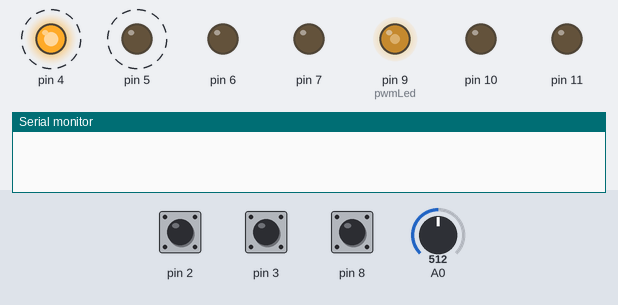
A sketch run on a simulated Arduino Uno, built with avr-gcc and run on an emulated ATmega328P. Shown: output pins drawn as LEDs (lit = HIGH), the last lines printed to the serial monitor. Dashed ring = blinking. The test bench sets the inputs (shaded band); at power-on: pin 3 HIGH, A0 = 512, pin 2 HIGH, pin 8 HIGH.

Above: at 1.2 s.
1.3 s: pin 3 pulled LOW for 0.15 s
At 1.5 s:
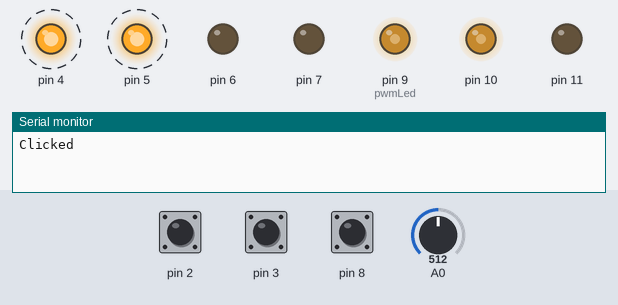
4.3 s: A0 set to 567
At 5.41 s:
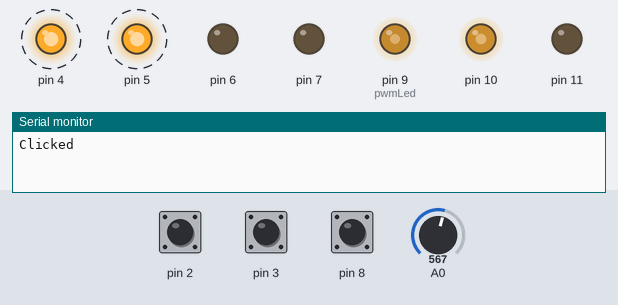
7.3 s: pin 2 pulled LOW for 0.15 s
At 9.87 s:
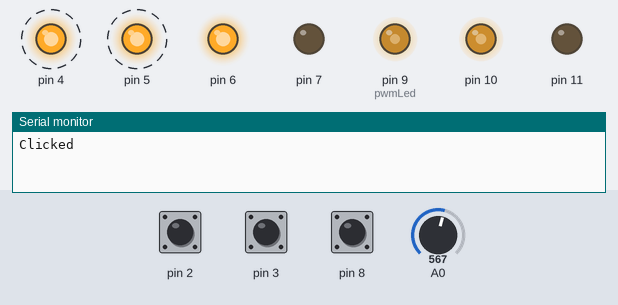
10.3 s: pin 8 pulled LOW for 0.15 s
At 11.55 s:
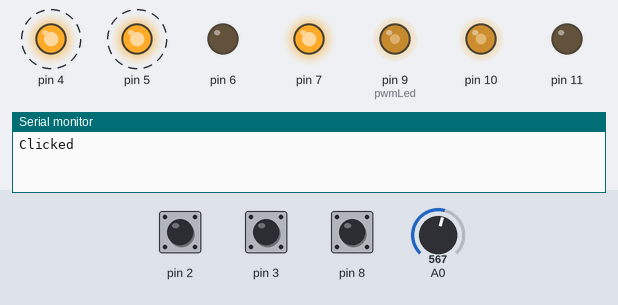
13.3 s: A0 set to 511
At 13.78 s:
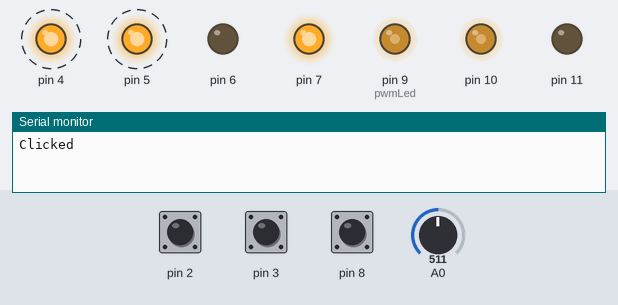
16.3 s: pin 2 pulled LOW for 1 s
At 17.1 s:
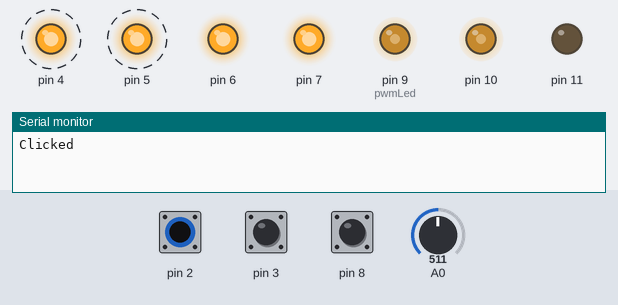
Timing chart, 0 to 20.3 s (numbered marks = the images above; inputs shaded):
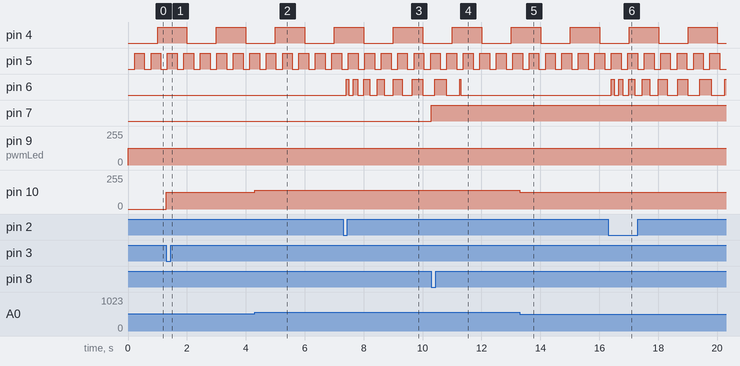

The sketch:

all_LED_s_rev1.ino
```cpp
unsigned long t, t1, t2, t3, v_time, lastBTNpress;
bool lightON_btn1 = false;
volatile unsigned long tBTN1;
volatile int btn_1 = HIGH;
volatile int btn_2 = HIGH;
int prevBTNstate = LOW, btn_state = LOW, buttonState = 0;
int run = 1, potRead = 0, pwmPot = 0, pwmLed = 9;

void setup(){
  Serial.begin(9600);

  for(int i=4; i<=11; i++)
    pinMode(i, OUTPUT);
  pinMode(2, INPUT_PULLUP);
  pinMode(3, INPUT_PULLUP);
  pinMode(8, INPUT_PULLUP);
  pinMode(A0, INPUT);

  t1 = millis();
  t2 = millis();
  t3 = millis();
  v_time = millis();

  //pin to listen to, function, FALLING/RISING - when to run the program or sth
  attachInterrupt(digitalPinToInterrupt(2), inter_btn1, FALLING);
  attachInterrupt(digitalPinToInterrupt(3), inter_btn2, FALLING);
}

void inter_btn1(){
  btn_1 = LOW;
  tBTN1 = millis();
}

void inter_btn2(){
  if(millis() - lastBTNpress > 50)
    btn_2 = LOW;
  lastBTNpress = millis();
}

void loop(){
  //two lights on auto
  t = millis();
  if(t-t1 > 223)
    digitalWrite(5, HIGH);
  if(t-t1 > 557){
    digitalWrite(5, LOW);
    t1 = t;
  }
  if(t-t2 > 1000)
    digitalWrite(4, HIGH);
  if(t-t2 > 2000){
    digitalWrite(4, LOW);
    t2 = t;
  }

  //LED button, blink button
  if(!btn_1){
    lightON_btn1 = true;
    btn_1 = HIGH;
  }
  if(t-tBTN1 < 4000 && lightON_btn1 == true){
    if(t-t3 > 100*run/2)
      digitalWrite(6, HIGH);
    if(t-t3 > 100*run){
      digitalWrite(6, LOW);
      t3 = t;
      run++;
    }
  }
  else if(t-tBTN1 > 4000){
    digitalWrite(6, LOW);
    lightON_btn1 = false;
    run = 1;
  }


  //LED button, toggle button
  buttonState = digitalRead(8);
  if(!buttonState && prevBTNstate){
    if(btn_state){
      digitalWrite(7, LOW);
      btn_state = LOW;

    }
    else{
      digitalWrite(7, HIGH);
      btn_state = HIGH;
    }
  }
  prevBTNstate = buttonState;


  //pwm LED's
  potRead = analogRead(A0);
  pwmPot = map(potRead, 0, 1023, 0, 255);
  analogWrite(pwmLed, pwmPot);

  if(!btn_2){
    btn_2 = HIGH;
    Serial.println("Clicked");
    pwmLed++;
    if(pwmLed == 12)
      pwmLed = 9;
  }
}
```

Measured:
- after the input at 1.3 s, pin 10: 0/255 → 127/255 at once
- after the input at 4.3 s, pin 10: 127/255 → 141/255 at once
- after the input at 7.3 s, pin 6: LOW → HIGH after 0.10 s, → LOW 0.10 s later, → HIGH 0.15 s later, → LOW 0.15 s later, … (12 changes in this stretch)
- after the input at 10.3 s, pin 7: LOW → HIGH at once
- after the input at 13.3 s, pin 10: 141/255 → 127/255 at once
- after the input at 16.3 s, pin 6: LOW → HIGH after 0.10 s, → LOW 0.10 s later, → HIGH 0.15 s later, → LOW 0.15 s later, … (15 changes in this stretch)
- by itself, pin 4: alternates HIGH for 1.0 s and LOW for 1.0 s
- by itself, pin 5: alternates HIGH for 0.33 s and LOW for 0.22 s
